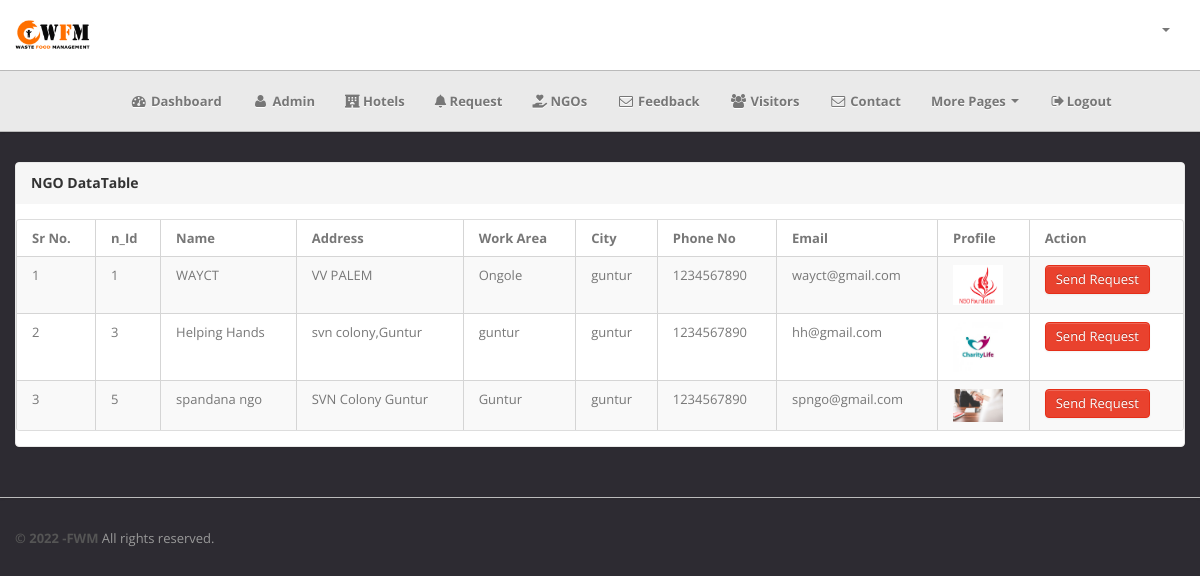
/admin/index.php?page=ngolist&v_id=7 (signed in), run on the app's committed database.
### tables this page shows
CREATE TABLE `ngo` (
  `n_id` int(20) NOT NULL,
  `n_email` varchar(20) NOT NULL,
  `n_password` varchar(20) NOT NULL,
  `n_name` varchar(20) NOT NULL,
  `n_address` varchar(50) NOT NULL,
  `n_city` varchar(30) NOT NULL,
  `n_workarea` varchar(30) NOT NULL,
  `n_phoneNo` int(20) NOT NULL,
  `n_profile` blob NOT NULL,
  `n_status` varchar(50) NOT NULL,
  `ngo_id` int(20) NOT NULL
);

### admin/middlepage/ngolist.php (the view)
<div class="span12">
    <div class="content">
        <div class="module">
            <div class="module-head">
                <h3>
                    NGO DataTable</h3>
            </div>
            <div class="module-body table">
                <table cellpadding="0" cellspacing="0" border="0" class="datatable-1 table table-bordered table-striped  display"
                    width="100%">
                 <thead>
                <tr>
                    <th>Sr No.</th>
                    <th>n_Id</th>
                    <th>Name</th>
                    <th>Address</th>
                    <th>Work Area</th>
                    <th>City</th>
                    <th>Phone No</th>
                    <th>Email</th>
                    <th>Profile</th>
                    <th>Action</th>
                </tr>
            </thead>
            <tbody>
                <?php
                    $i=1;
                    $v_id=$_REQUEST['v_id'];
            $sel_visitor="SELECT  * FROM `visitor` WHERE `v_id`='$v_id' ";
                    $qry_visitor=mysqli_query($con,$sel_visitor);
                    $row_visitor=mysqli_fetch_assoc($qry_visitor);
                    $visitorcity=$row_visitor['v_city'];
                    $sel="SELECT * FROM `ngo` WHERE `n_city`='$visitorcity'";
                    $qry=mysqli_query($con,$sel);
                    while($row=mysqli_fetch_array($qry)){
                 ?>
                <tr class="odd gradeX">
                    <td><?php echo $i; ?></td>
                    <td><?php echo $row['n_id'];?></td>
                    <td><?php echo $row['n_name']; ?></td>
                    <td><?php echo $row['n_address']; ?></td>
                    <td><?php echo $row['n_workarea']; ?></td>
                    <td><?php echo $row['n_city']; ?></td>
                    <td><?php echo $row['n_phoneNo']; ?></td>
                    <td><?php echo $row['n_email']; ?></td>
                    <td><img src="<?php echo 'upload/ngo/'.$row['n_profile']; ?>" height="50" width="50"></td>
                    <td>
                        <a href="index.php?page=v_request&v_id=<?php echo $_REQUEST['v_id'];;?>&ngo_id=<?php echo $row['n_id']; ?>" class="btn btn-danger">Send Request</a></td>
                </tr>
                <?php $i++; }?>
            </tbody>
                 </table>
            </div>
        </div>
    </div>
</div>

### admin/css/theme.css (style rules this page uses)
body { font-size: 13px; font-family: 'Open Sans', Arial, sans-serif; background: #fff; color: #777 }
h1, h2, h3, h4, h5, h6 { color: #333; margin-top: 0 }
h3 { font-size: 20px }
.module { background: #fff; -webkit-border-radius: 3px; -moz-border-radius: 3px; border-radius: 3px; border: 1px solid #ccc; border-bottom-color: #bbb; -webkit-box-shadow: 0 0 1px rgba(0,0,0,0.2); -moz-box-shadow: 0 0 1px rgba(0,0,0,0.2); box-shadow: 0 0 1px rgba(0,0,0,0.2); margin-bottom: 30px }
.btn, .btn-box { -webkit-border-radius: 3px; -moz-border-radius: 3px; border-radius: 3px }
.btn { font-size: 13px; font-weight: 600 }
.btn { display: inline-block; margin-bottom: 0; font-weight: 400; text-align: center; vertical-align: middle; cursor: pointer; background-image: none; border: 1px solid transparent; white-space: nowrap; padding: 4px 10px; font-size: 13px; line-height: 1.42857; border-radius: 4px; -webkit-user-select: none; -moz-user-select: none; -ms-user-select: none; user-select: none }
.btn-danger { color: #fff; background-color: #e9422e; border-color: #e52e18 }
.table { margin-bottom: 0 }
.table th, .table td { border-color: #d5d5d5!important }
.table-bordered thead:first-child tr:first-child>th:first-child, .table-bordered tbody:first-child tr:first-child>td:first-child { -webkit-border-top-left-radius: 2px; -moz-border-radius-topleft: 2px; border-top-left-radius: 2px }
.table-bordered thead:first-child tr:first-child>th:last-child, .table-bordered tbody:first-child tr:first-child>td:last-child { -webkit-border-top-right-radius: 2px; -moz-border-radius-topright: 2px; border-top-right-radius: 2px }
.table-bordered thead:last-child tr:last-child>th:first-child, .table-bordered tbody:last-child tr:last-child>td:first-child, .table-bordered tfoot:last-child tr:last-child>td:first-child { -webkit-border-bottom-left-radius: 2px; -moz-border-radius-bottomleft: 2px; border-bottom-left-radius: 2px }
.table-bordered thead:last-child tr:last-child>th:last-child, .table-bordered tbody:last-child tr:last-child>td:last-child, .table-bordered tfoot:last-child tr:last-child>td:last-child { -webkit-border-bottom-right-radius: 2px; -moz-border-radius-bottomright: 2px; border-bottom-right-radius: 2px }
.module { box-shadow: 0 0 3px rgba(0,0,0,.1); border-color: #e9e9e9; margin-bottom: 20px; background-color: #fff; border-radius: 4px; -webkit-box-shadow: 0 1px 1px rgba(0,0,0,.05); box-shadow: 0 1px 1px rgba(0,0,0,.05); }
.module-head { color: #767676; background-color: #f6f6f6; border-color: #e9e9e9; padding: 10px 15px; border-bottom: 1px solid transparent; border-top-right-radius: 3px; border-top-left-radius: 3px; }
.module-head h3 { font-size: 14px; line-height: 20px; height: 20px; margin: 0 }
.module-body { padding: 15px }
.module-body.table { padding: 15px 0 }
.module-body.table .table th, .module-body.table .table td { padding-left: 15px; padding-right: 15px }

### data on the page
ngo: n_id "1", n_name "WAYCT", n_address "VV PALEM", n_workarea "Ongole", n_city "guntur", n_phoneNo "1234567890", n_email "wayct@gmail.com", n_profile (picture)
ngo: n_id "3", n_name "Helping Hands", n_address "svn colony,Guntur", n_workarea "guntur", n_city "guntur", n_phoneNo "1234567890", n_email "hh@gmail.com", n_profile (picture)
ngo: n_id "5", n_name "spandana ngo", n_address "SVN Colony Guntur", n_workarea "Guntur", n_city "guntur", n_phoneNo "1234567890", n_email "spngo@gmail.com", n_profile (picture)
